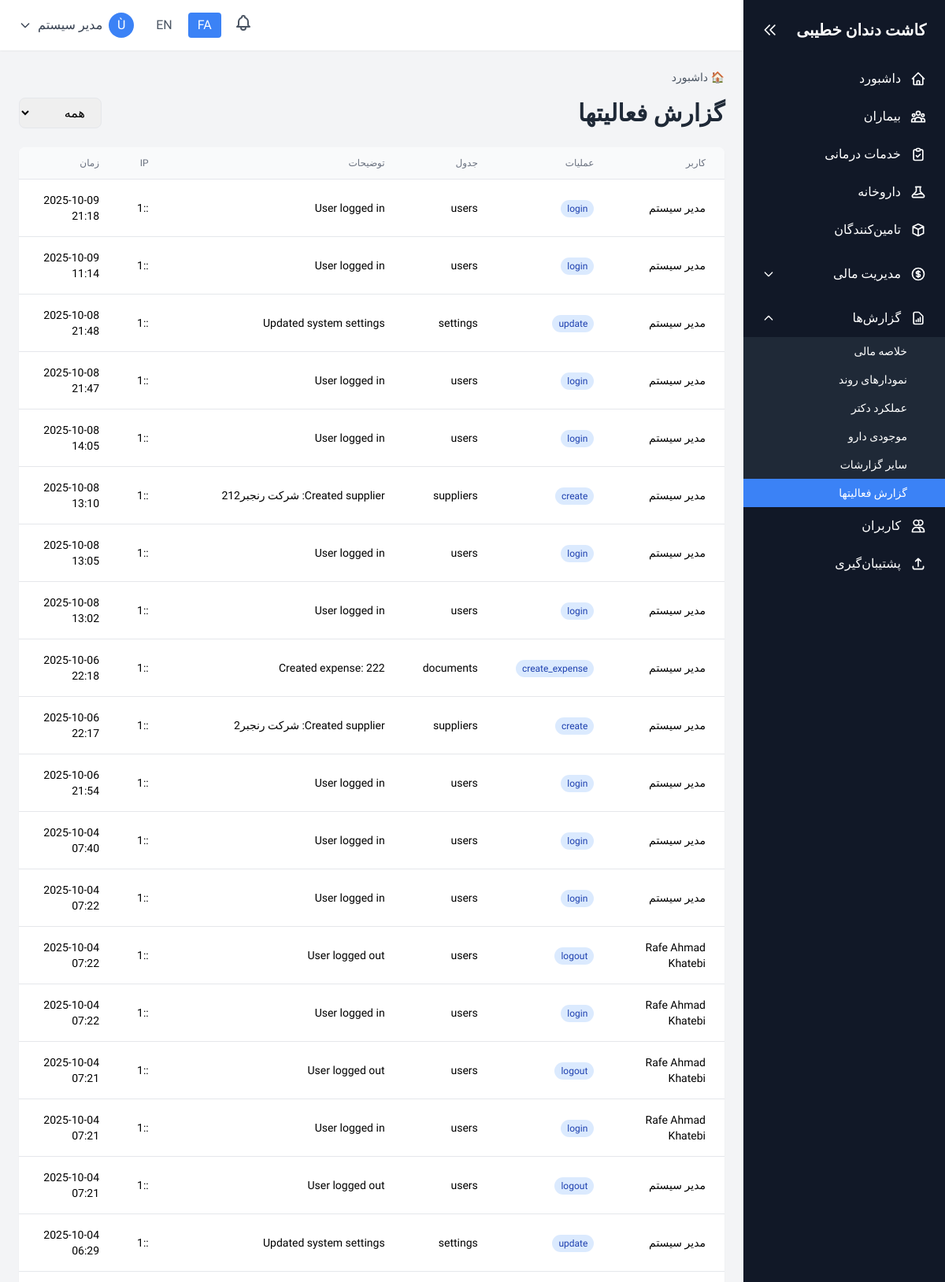
Screenshot of /reports/activity_log.php (signed in, upper part) with the database file from the repository.
### tables this page shows
CREATE TABLE `system` (
  `id` int(11) NOT NULL,
  `record_type` enum('setting','activity_log') NOT NULL,
  `setting_key` varchar(50) DEFAULT NULL,
  `setting_value` text DEFAULT NULL,
  `setting_type` varchar(20) DEFAULT 'text',
  `description` text DEFAULT NULL,
  `user_id` int(11) DEFAULT NULL,
  `action` varchar(50) DEFAULT NULL,
  `table_name` varchar(50) DEFAULT NULL,
  `record_id` int(11) DEFAULT NULL,
  `ip_address` varchar(45) DEFAULT NULL,
  `user_agent` text DEFAULT NULL,
  `created_at` datetime DEFAULT current_timestamp(),
  `updated_at` datetime DEFAULT current_timestamp() ON UPDATE current_timestamp()
);

CREATE TABLE `users` (
  `id` int(11) NOT NULL,
  `username` varchar(50) NOT NULL,
  `password` varchar(255) NOT NULL,
  `full_name` varchar(100) NOT NULL,
  `email` varchar(100) DEFAULT NULL,
  `phone` varchar(20) DEFAULT NULL,
  `role` enum('admin','dentist','secretary','accountant') NOT NULL,
  `monthly_salary` decimal(10,2) DEFAULT 0.00,
  `salary_currency` varchar(20) DEFAULT 'افغانی',
  `hire_date` date DEFAULT NULL,
  `job_title` varchar(100) DEFAULT NULL,
  `is_active` tinyint(1) DEFAULT 1,
  `is_staff` tinyint(1) DEFAULT 0,
  `last_login` datetime DEFAULT NULL,
  `failed_login_attempts` int(11) DEFAULT 0,
  `locked_until` datetime DEFAULT NULL,
  `password_changed_at` datetime DEFAULT current_timestamp(),
  `created_at` datetime DEFAULT current_timestamp(),
  `updated_at` datetime DEFAULT current_timestamp() ON UPDATE current_timestamp()
);

### reports/activity_log.php (the view, shortened to what the rows shown need)
<?php
require_once '../config/config.php';
include '../includes/header.php';
$where = "record_type = 'activity_log'";
$totalRecords = fetchOne("SELECT COUNT(*) as count FROM system WHERE $where")['count'];
$pagination = getPagination($totalRecords, 50);
$logs = fetchAll("SELECT s.*, u.full_name, u.username FROM system s LEFT JOIN users u ON s.user_id = u.id WHERE $where ORDER BY s.created_at DESC LIMIT {$pagination['perPage']} OFFSET {$pagination['offset']}");
?>
<div class="space-y-6">
    <div class="flex items-center justify-between">
        <h1 class="text-3xl font-bold text-gray-800"><?php echo $current_lang === 'fa' ? 'گزارش فعالیتها' : 'Activity Log'; ?></h1>
    </div>
    <div class="bg-white rounded-lg shadow-sm overflow-hidden">
        <table class="min-w-full divide-y divide-gray-200">
            <thead class="bg-gray-50">
                <tr>
                    <th class="px-6 py-3 text-right text-xs font-medium text-gray-500"><?php echo $current_lang === 'fa' ? 'کاربر' : 'User'; ?></th>
                    <th class="px-6 py-3 text-right text-xs font-medium text-gray-500"><?php echo $current_lang === 'fa' ? 'عملیات' : 'Action'; ?></th>
                    <th class="px-6 py-3 text-right text-xs font-medium text-gray-500"><?php echo $current_lang === 'fa' ? 'جدول' : 'Table'; ?></th>
                    <th class="px-6 py-3 text-right text-xs font-medium text-gray-500"><?php echo $current_lang === 'fa' ? 'توضیحات' : 'Description'; ?></th>
                    <th class="px-6 py-3 text-right text-xs font-medium text-gray-500"><?php echo $current_lang === 'fa' ? 'IP' : 'IP'; ?></th>
                    <th class="px-6 py-3 text-right text-xs font-medium text-gray-500"><?php echo $current_lang === 'fa' ? 'زمان' : 'Time'; ?></th>
                </tr>
            </thead>
            <tbody class="divide-y divide-gray-200">
                <?php foreach ($logs as $log): ?>
                <tr class="hover:bg-gray-50">
                    <td class="px-6 py-4 text-sm"><?php echo htmlspecialchars($log['full_name'] ?? 'N/A'); ?></td>
                    <td class="px-6 py-4 text-sm"><span class="px-2 py-1 text-xs rounded-full bg-blue-100 text-blue-800"><?php echo $log['action']; ?></span></td>
                    <td class="px-6 py-4 text-sm"><?php echo $log['table_name'] ?? '-'; ?></td>
                    <td class="px-6 py-4 text-sm"><?php echo htmlspecialchars($log['description'] ?? '-'); ?></td>
                    <td class="px-6 py-4 text-sm"><?php echo $log['ip_address']; ?></td>
                    <td class="px-6 py-4 text-sm"><?php echo formatDate($log['created_at'], 'Y-m-d H:i'); ?></td>
                </tr>
                <?php endforeach; ?>
            </tbody>
        </table>
    </div>
</div>
<?php include '../includes/footer.php'; ?>

### includes/header.php (shortened to what the rows shown need)
<?php
$lang = loadLanguage();
?>
<!DOCTYPE html>
<html lang="<?php echo $current_lang; ?>" dir="<?php echo $current_lang === 'fa' ? 'rtl' : 'ltr'; ?>">
<head>
    <script src="https://cdn.tailwindcss.com"></script>
    <link rel="stylesheet" href="<?php echo BASE_URL; ?>/assets/css/mobile.css">
</head>
<body class="bg-gray-100">
    <div class="flex h-screen overflow-hidden">
        <aside id="sidebar" class="w-64 bg-gray-900 text-white flex-shrink-0 hidden md:flex flex-col transition-all duration-300">
            <div class="p-6 flex-shrink-0 flex items-center justify-between">
                <h1 id="sidebar-title" class="text-xl font-bold"><?php echo getSetting('clinic_name', $lang['app_name']); ?></h1>
                <button id="sidebar-toggle" class="text-white hover:text-gray-300 hidden md:block" title="بستن منو">
                    <svg class="w-5 h-5" fill="none" stroke="currentColor" viewBox="0 0 24 24">
                        <path stroke-linecap="round" stroke-linejoin="round" stroke-width="2" d="M11 19l-7-7 7-7m8 14l-7-7 7-7"></path>
                    </svg>
                </button>
            </div>
        </aside>
        <div class="flex-1 flex flex-col overflow-hidden">
            <main class="flex-1 overflow-y-auto p-6">

### rows the page displays
system: setting_value "کاشت دندان خطیبی"
system: user.full_name "مدیر سیستم", action "login", table_name "users", description "User logged in", ip_address "::1", created_at "2025-10-09 21:18"
system: user.full_name "مدیر سیستم", action "login", table_name "users", description "User logged in", ip_address "::1", created_at "2025-10-09 11:14"
system: user.full_name "مدیر سیستم", action "update", table_name "settings", description "Updated system settings", ip_address "::1", created_at "2025-10-08 21:48"
system: user.full_name "مدیر سیستم", action "login", table_name "users", description "User logged in", ip_address "::1", created_at "2025-10-08 21:47"
system: user.full_name "مدیر سیستم", action "login", table_name "users", description "User logged in", ip_address "::1", created_at "2025-10-08 14:05"
system: user.full_name "مدیر سیستم", action "create", table_name "suppliers", description "Created supplier: شرکت رنجبر212", ip_address "::1", created_at "2025-10-08 13:10"
system: user.full_name "مدیر سیستم", action "login", table_name "users", description "User logged in", ip_address "::1", created_at "2025-10-08 13:05"
system: user.full_name "مدیر سیستم", action "login", table_name "users", description "User logged in", ip_address "::1", created_at "2025-10-08 13:02"
system: user.full_name "مدیر سیستم", action "create_expense", table_name "documents", description "Created expense: 222", ip_address "::1", created_at "2025-10-06 22:18"
system: user.full_name "مدیر سیستم", action "create", table_name "suppliers", description "Created supplier: شرکت رنجبر2", ip_address "::1", created_at "2025-10-06 22:17"
system: user.full_name "مدیر سیستم", action "login", table_name "users", description "User logged in", ip_address "::1", created_at "2025-10-06 21:54"
system: user.full_name "مدیر سیستم", action "login", table_name "users", description "User logged in", ip_address "::1", created_at "2025-10-04 07:40"
system: user.full_name "مدیر سیستم", action "login", table_name "users", description "User logged in", ip_address "::1", created_at "2025-10-04 07:22"
system: user.full_name "Rafe Ahmad Khatebi", action "logout", table_name "users", description "User logged out", ip_address "::1", created_at "2025-10-04 07:22"
system: user.full_name "Rafe Ahmad Khatebi", action "login", table_name "users", description "User logged in", ip_address "::1", created_at "2025-10-04 07:22"
system: user.full_name "Rafe Ahmad Khatebi", action "logout", table_name "users", description "User logged out", ip_address "::1", created_at "2025-10-04 07:21"
system: user.full_name "Rafe Ahmad Khatebi", action "login", table_name "users", description "User logged in", ip_address "::1", created_at "2025-10-04 07:21"
system: user.full_name "مدیر سیستم", action "logout", table_name "users", description "User logged out", ip_address "::1", created_at "2025-10-04 07:21"
system: user.full_name "مدیر سیستم", action "update", table_name "settings", description "Updated system settings", ip_address "::1", created_at "2025-10-04 06:29"

### other values shown
$lang['menu_dashboard'] "داشبورد"
$lang['menu_patients'] "بیماران"
$lang['menu_services'] "خدمات درمانی"
$lang['menu_medicines'] "داروخانه"
$lang['menu_suppliers'] "تامین‌کنندگان"
$lang['menu_reports'] "گزارش‌ها"
$lang['menu_users'] "کاربران"
$lang['menu_backup'] "پشتیبان‌گیری"
substr($user['full_name'], 0, 1) "Ù"
$user['full_name'] "مدیر سیستم"
